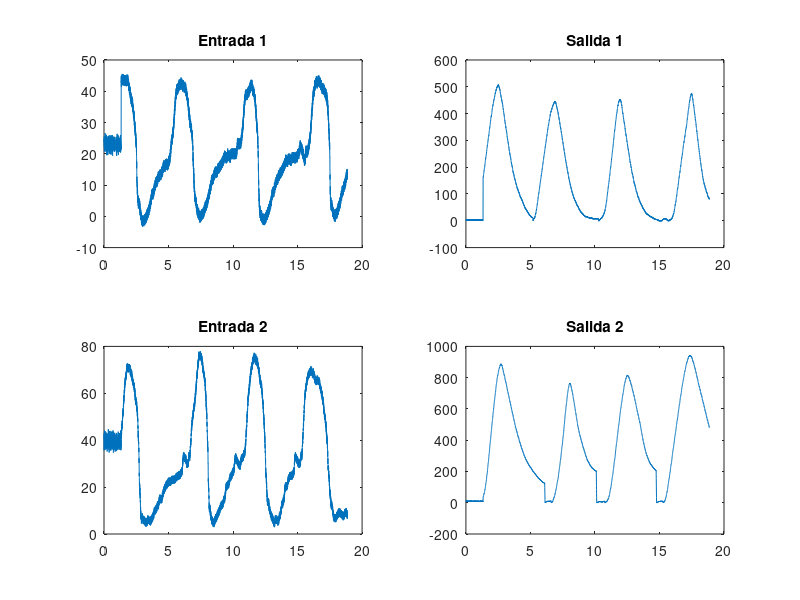
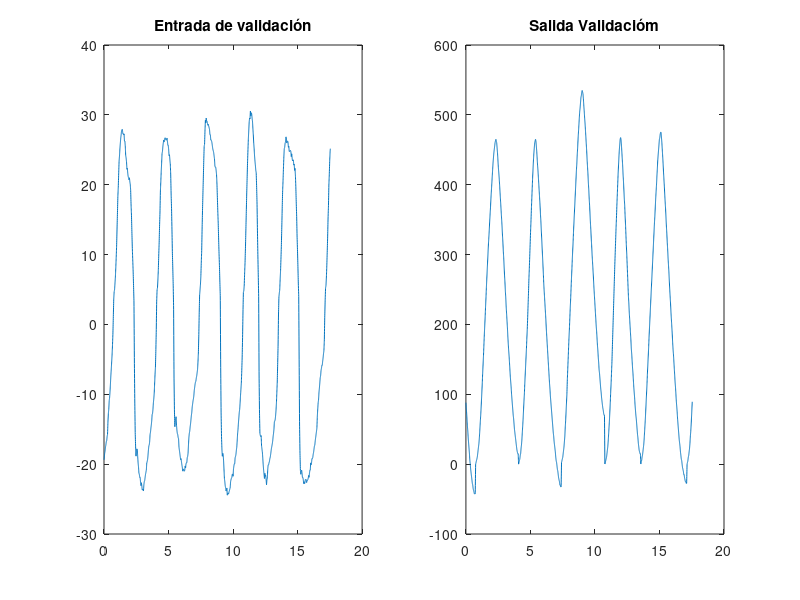
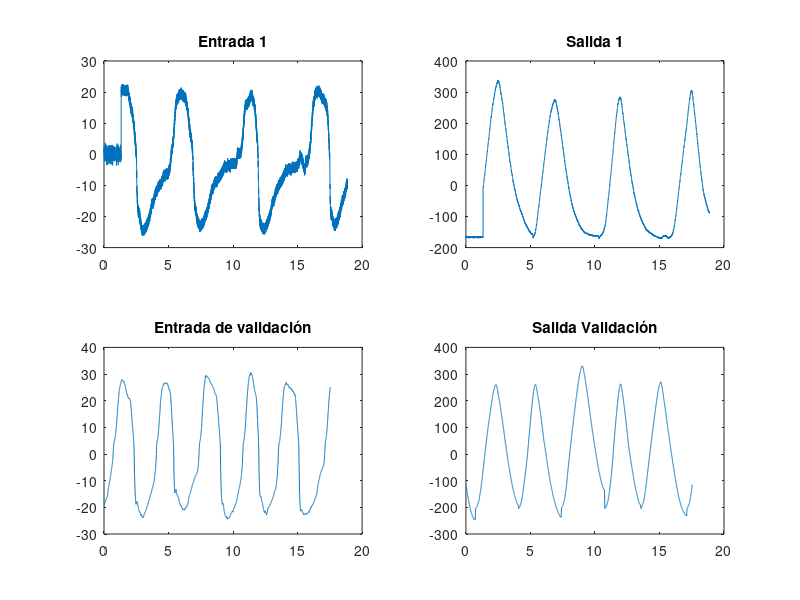
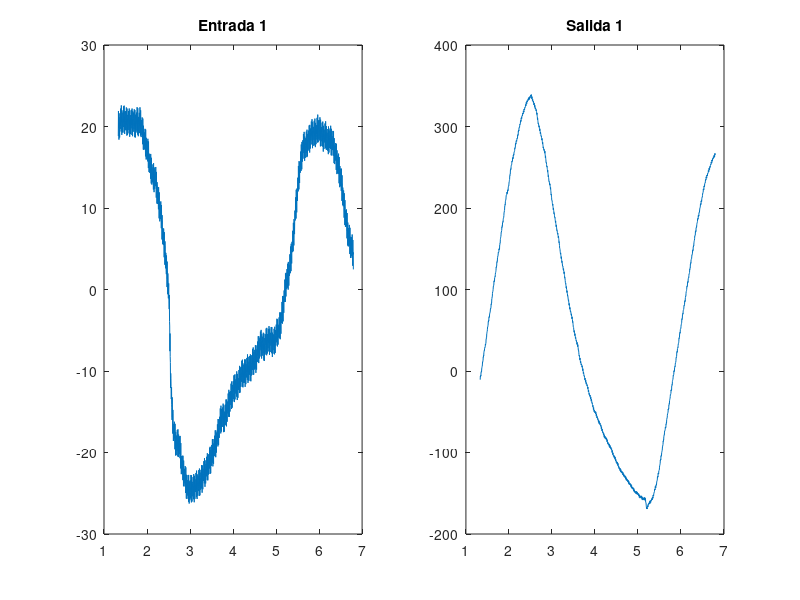

MATLAB code for these plots, in order: (Note: this script raises an error after producing the figures.)
%% Carga
clc; clear all; close all;
load("Experimento_A.mat")
t1=t1.';
t2=t2.';
%% 0.1 Exploración de los datos
figure()
subplot(2,2,1)
plot(t1,u1)
title("Entrada 1")
subplot(2,2,2)
plot(t1,y1)
title("Salida 1")
subplot(2,2,3)
plot(t2,u2)
title("Entrada 2")
subplot(2,2,4)
plot(t2,y2)
title("Salida 2")
%% 
figure()
subplot(1,2,1)
plot(tv,uv)
title("Entrada de validación")
subplot(1,2,2)
plot(tv,yv)
title("Salida Validacióm")
%% 1 Filtrados iniciales
%% Recorte offset
pos_off=find(t1<=1.33);
u1=u1-ones(size(u1,1),1)*mean(u1(pos_off)); 
%No se alcanza a ver claramente el punto estable
y1=y1-ones(size(y1,1),1)*mean(y1); 
yv=yv-ones(size(yv,1),1)*mean(yv); 
%No se le hacen cambios a uv ya que parece no tener offset aparente
%% Grafica
figure()
subplot(2,2,1)
plot(t1,u1)
title("Entrada 1")
subplot(2,2,2)
plot(t1,y1)
title("Salida 1")
subplot(2,2,3)
plot(tv,uv)
title("Entrada de validación")
subplot(2,2,4)
plot(tv,yv)
title("Salida Validación")
%% Recorte de los perdiodos de la señal
% para la primera a travez del grafico y con data tips se puede observar el
% periodo en el intervalo de 1.3 a 5.3
recorte=find((1.33<=t1)&(t1<=6.8));

t1=t1(recorte);
u1=u1(recorte);
y1=y1(recorte);
%% Grafica
figure()
subplot(1,2,1)
plot(t1,u1)
title("Entrada 1")
subplot(1,2,2)
plot(t1,y1)
title("Salida 1")
%% Filtrado
% En este caso la señal de entrada de prueba tiene bastante ruido, así que
% utilizaremos un filtrado por fourier
[T,f,p1] = No_Aprendi_nada_en_fourier(u1,t1);
%% Grafica
figure()
plot(f,p1)
%% Aplicación del filtro
u1 = fn_filtro(T,u1,2,[119,122]); % Frecuencias raras vistas en la grafica anterior
u1 = fn_filtro(T,u1,2,[59,61]);

%% Grafica
figure()
subplot(1,2,1)
plot(t1,u1)
title("Entrada 1")
subplot(1,2,2)
plot(t1,y1)
title("Salida 1")
%En este casi ya no encontramos tanto ruido en la grafica
%% Downsample 
ts=min(diff(t1)); %Se ecuentra la frecuencia de muestreo
fs=1/ts; %Se establece el periodo 
%Se establecen varios valores de prueba para elegir un downsample adecuado
fsn1 = fs; 
fsn2 = fs/2;
fsn3 = fs/3;
%%
n=round(fs/fsn1); %Cambiar dependiendo de la necesidad

t1=downsample(t1,n);
u1=downsample(u1,n);
uv=downsample(uv,n);
y1=downsample(y1,n);
yv=downsample(yv,n);
%% 
%Se grafiacan los resultados del downsample
figure()
subplot(211)
graficar(t1,u1,'Señal entrada validación procesado','Tiempo (s)','Amplitud')
legend('U1')
subplot(212)
graficar(t1,y1,'Señal salida validación procesado','Tiempo (s)','Amplitud')
legend('Y1')

figure(7)
subplot(211)
graficar(t2,u2,'Señal entrada validación procesado','Tiempo (s)','Amplitud')
legend('U2')
subplot(212)
graficar(t2,y2,'Señal salida validación procesado','Tiempo (s)','Amplitud')
legend('Y2')
%% 2 Parametricas  
%Iniciamos los data
data_1=iddata(y1,u1,1/fsn1);
data_2=iddata(yv,uv,1/fsn1);
%% 2.1 ARX
NN=struc(1:3,1:3,1:3);
%Estimando el modelo
v=arxstruc(data_1,data_2,NN);
%Para error y orden a partir de los coeficientes
[orden_arx,vmod]=selstruc(v,"AIC");
%Ya conociendo los coeficientes se construye el modelo
M_ARX=arx(data_1,orden_arx);
present(M_ARX)
%%
%Comparamos el modelo con los datos reales
figure()
[yarx,fit_ev_arx,xarx,yarx2,fit_val_arx,xarx2,e_]=comparedata(M_ARX,data_1,data_2,"(ARX)")
%% Error de las salidas
e_arx=errorr(yarx2.y,data_2.y); %Se compara el error con el modelo encontrado
%% AIC por funcion directa
Vmin_arx=aic(M_ARX,"AIC") %Se hace para así tener valores similares debido a la diferencia de como calcula el Acaike el selstruc y la función aic
%% 2.2 ARMAX
%Se crean las estructuras
na = 1:3;
nb = 1:3;
nc = 1:3;
nk= 0:3;
NN = struc(na,nb,nc,nk); 
%Se inicia un campo de celdas del tamaño de la estructura
modelsarmax = cell(size(NN,1),1);
for ct = 1:size(NN,1)
   modelsarmax{ct,2} = NN(ct,:); %Se almacena el orden de los coeficientes para su posterior comparación
   modelsarmax{ct} = armax(data_1, NN(ct,:)); %Se almacena la información de cada modelo con los diferentes coeficientes en cada celda para su mejor comparación
end
%% AIC
V = aic(modelsarmax{:,1},'AIC'); %Se evaluan todos los modelos mediante el criterio de información de acaike y se almacena en V
[Vmin_armax,I1] = min(V); %Se toma la fila del minimo valor de V, lo cual extrae tanto el mejor modelo por el criterio de información como el orden de los coeficientes
M_armax=modelsarmax{I1,1}; %Se establece una variable individual para el modelo
present(M_armax) %Se muestra el modelo
%%
figure()
[yarmax,fit_ev_armax,xarmax,yarmax2,fit_val_armax,xarmax2,e_armax]=comparedata(M_armax,data_1,data_2,"(ARMAX)") %Se compara el modelo y se imprime la información pertinente
%% 2.3 Oe
%En este caso los siguentes modelos siguen el mismo orden que ARMAX solo
%que  en estos casos cambian el numero de coeficientes a encontrar
nf = 1:3;
nb = 1:3;
nk = 0:3;
NN = struc(nf,nb,nk); 
modelsoe = cell(size(NN,1),1);
for ct = 1:size(NN,1)
   modelsoe{ct,2} = NN(ct,:);
   modelsoe{ct} = oe(data_1, NN(ct,:));
end
%% AIC
V = aic(modelsoe{:,1},'AIC');
[Vmin_Oe,I2] = min(V);
M_oe=modelsoe{I2,1};
present(M_oe)
%%
figure()
[yoe,fit_ev_oe,xoe,yoe2,fit_val_oe,xoe2,e_oe]=comparedata(M_oe,data_1,data_2,"(OE)")
%% 2.4 Bj
nb = 1:3;
nc = 1:3;
nd = 1:3;
nf= 0:3;
nk=0:3;
NN = struc(nb,nc,nd,nf,nk); 
modelsbj = cell(size(NN,1),1);
for ct = 1:size(NN,1)
   modelsbj{ct,2} = NN(ct,:);
   modelsbj{ct} = bj(data_1, NN(ct,:));
end
%% AIC
V = aic(modelsbj{:,1},'AIC');
[Vmin_Bj,I3] = min(V);
M_bj=modelsbj{I3,1};
present(M_bj)
%%
figure()
[ybj,fit_ev_bj,xbj,ybj2,fit_val_bj,xbj2,e_bj]=comparedata(M_bj,data_1,data_2,"(BJ)")
%% 3 Analisis de sensibilidad
M_oe_c = d2c(M_oe,'tustin');
%oe
y_pred_oe = lsim(M_oe_c,u1,t1);
y_pred_oe_v = lsim(M_oe_c,uv,tv);
figure()
subplot(211)
plot(t1,y1,t1,y_pred_oe)
legend('Y','Y predicha por OE')
title('Salida real Vs. predicha (evaluación)')
xlabel('Tiempo(s)')
ylabel('Amplitud')
subplot(212)
plot(tv,yv,tv,y_pred_oe_v)
legend('Y','Y predicha por OE')
title('Salida real Vs. predicha (validación)')
xlabel('Tiempo(s)')
ylabel('Amplitud')
%% funciones

function [T,f,p1] = No_Aprendi_nada_en_fourier(in_r,t)
Y=fft(in_r); %Transoformada rapida
L=length(in_r); %N puntos de la función
p2=abs(Y/L); 
p1=p2(1:((L/2)+1)); %Ajuste del largo 
p1(2:end-1)=2*p1(2:end-1);
T=diff(t);%Frecuencia de muestreo, da un vector entonces por eso solo se toma el primer valor
f=1/T(1)*(0:(L/2))/L;%X en terminos de frecuencia
end
function in_filt = fn_filtro(T,in_r,orden,rango)
Fs=(1/T(1))/2; 
[num,dem]=butter(orden,rango./Fs,"stop"); %Primer factor es el orden, el segundo es la frecuencia que se desea filtrar, y como sabemos la frecuencia tenemos que pasarla a numeros de muestras por eso se divide punto a punto con Fs
in_filt=filtfilt(num,dem,in_r); % aca se esta aplicando el filtro
end
function [yy,fitt,xx,yy2,fitt2,xx2,Error]=comparedata(modelo,data_1cop,data_2cop,titulo)
    subplot(2,1,1)
    [yy,fitt,xx]=compare(data_1cop,modelo); %para guardar el fit
    compare(data_1cop,modelo)  %para graficar
    title("Datos evaluación "+titulo)
    subplot(2,1,2)
    [yy2,fitt2,xx2]=compare(data_2cop,modelo);
    compare(data_2cop,modelo)
    Error=errorr(yy2.y,data_2cop.y); % Error calculado con función propia
    title("Datos validación "+titulo)
end
function err = errorr(x1,x2)
L1=length(x1);
E=x1-x2;
err=sqrt(sum(E.^2,"omitnan"))/L1;
end